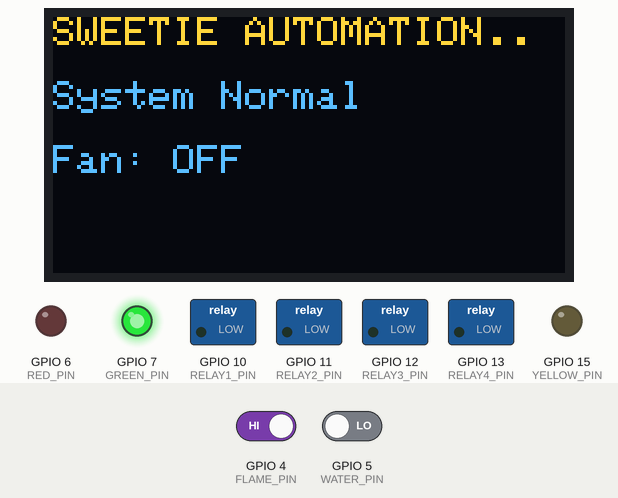
Recording of a sketch running on a simulated ESP32-S3. Shown: 128×64 one-colour display, switched loads named in the sketch (green lamp = pin HIGH), output pins drawn as LEDs (lit = HIGH). The inputs (shaded band) are chosen by the test bench; at power-on: GPIO 4 (FLAME_PIN) HIGH, GPIO 5 (WATER_PIN) LOW. The OLED is the two-colour kind (top 16 rows yellow); what the sketch prints to the serial monitor is not drawn.

Above: at 3.2 s.
3.3 s: GPIO 4 (FLAME_PIN) driven LOW
At 4.8 s:
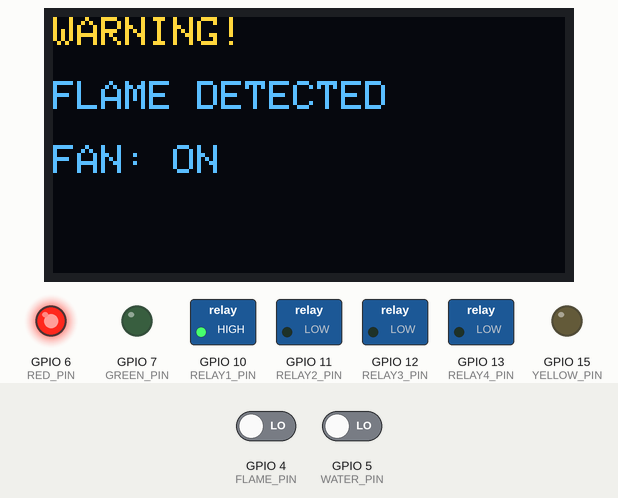
5.1 s: GPIO 4 (FLAME_PIN) driven HIGH
At 6.4 s:
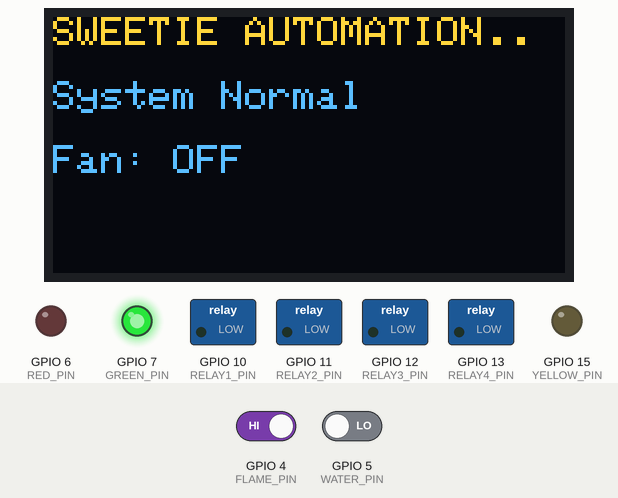
6.7 s: GPIO 5 (WATER_PIN) driven HIGH
At 7.1 s:
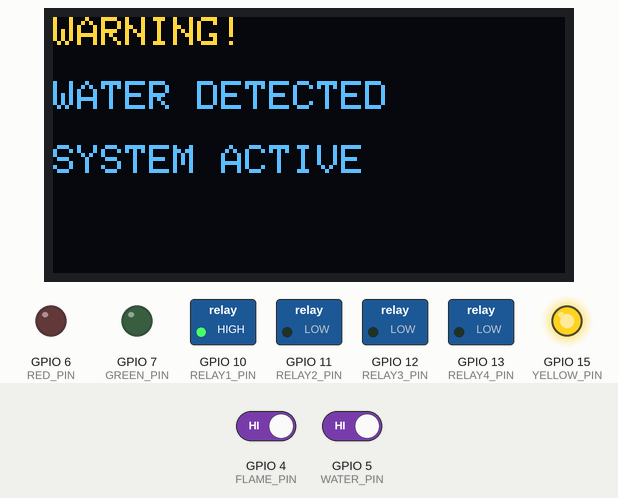
8.3 s: GPIO 5 (WATER_PIN) driven LOW
At 8.7 s:
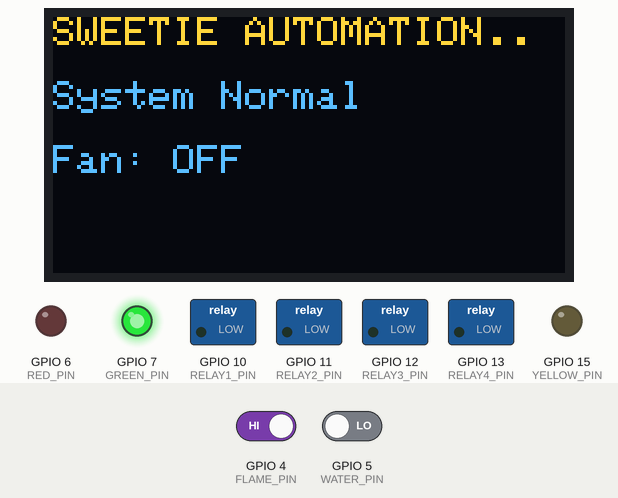
Timing chart, 0 to 10.8 s (numbered marks = the images above; inputs shaded):
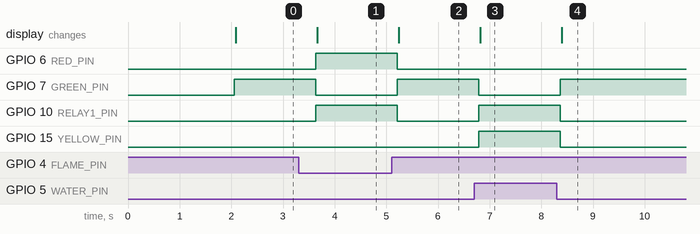

The sketch:

home_automation.ino
```cpp
#include <Wire.h>
#include <Adafruit_GFX.h>
#include <Adafruit_SSD1306.h>

// ---------- PIN DEFINITIONS ----------

#define FLAME_PIN 4
#define WATER_PIN 5

#define RED_PIN 6
#define GREEN_PIN 7
#define YELLOW_PIN 15

#define RELAY1_PIN 10
#define RELAY2_PIN 11
#define RELAY3_PIN 12
#define RELAY4_PIN 13

#define OLED_SDA 8
#define OLED_SCL 9

// ---------- OLED ----------

#define SCREEN_WIDTH 128
#define SCREEN_HEIGHT 64

Adafruit_SSD1306 display(
  SCREEN_WIDTH,
  SCREEN_HEIGHT,
  &Wire,
  -1
);

// ---------- SETUP ----------

void setup() {

  Serial.begin(115200);

  // Sensors
  pinMode(FLAME_PIN, INPUT);
  pinMode(WATER_PIN, INPUT);

  // Traffic light
  pinMode(RED_PIN, OUTPUT);
  pinMode(GREEN_PIN, OUTPUT);
  pinMode(YELLOW_PIN, OUTPUT);

  // Relays
  pinMode(RELAY1_PIN, OUTPUT);
  pinMode(RELAY2_PIN, OUTPUT);
  pinMode(RELAY3_PIN, OUTPUT);
  pinMode(RELAY4_PIN, OUTPUT);

  // Turn everything OFF initially
  digitalWrite(RED_PIN, LOW);
  digitalWrite(GREEN_PIN, LOW);
  digitalWrite(YELLOW_PIN, LOW);

  digitalWrite(RELAY1_PIN, LOW);
  digitalWrite(RELAY2_PIN, LOW);
  digitalWrite(RELAY3_PIN, LOW);
  digitalWrite(RELAY4_PIN, LOW);

  // OLED
  Wire.begin(OLED_SDA, OLED_SCL);

  if (!display.begin(SSD1306_SWITCHCAPVCC, 0x3C)) {
    Serial.println("OLED not found!");
  }
  else {
    display.clearDisplay();
    display.setTextSize(1);
    display.setTextColor(SSD1306_WHITE);
    display.setCursor(0, 0);
    display.println("HOME AUTOMATION");
    display.println();
    display.println("System Starting...");
    display.display();
  }

  delay(2000);
}

// ---------- LOOP ----------

void loop() {

  int flame = digitalRead(FLAME_PIN);
  int water = digitalRead(WATER_PIN);

  Serial.print("Flame: ");
  Serial.print(flame);

  Serial.print(" | Water: ");
  Serial.println(water);

  // --------------------------------
  // FLAME DETECTED
  // --------------------------------

  if (flame == LOW) {

    Serial.println("🔥 FLAME DETECTED!");

    // Red ON
    digitalWrite(RED_PIN, HIGH);
    digitalWrite(GREEN_PIN, LOW);
    digitalWrite(YELLOW_PIN, LOW);

    // Activate relay K1
    // Motor/fan turns ON through K1
    digitalWrite(RELAY1_PIN, HIGH);

    // OLED
    display.clearDisplay();
    display.setCursor(0, 0);

    display.println("WARNING!");
    display.println();
    display.println("FLAME DETECTED");
    display.println();
    display.println("FAN: ON");

    display.display();
  }

  // --------------------------------
  // WATER DETECTED
  // --------------------------------

  else if (water == HIGH) {

    Serial.println("💧 WATER DETECTED!");

    // Yellow ON
    digitalWrite(RED_PIN, LOW);
    digitalWrite(GREEN_PIN, LOW);
    digitalWrite(YELLOW_PIN, HIGH);

    // Turn relay ON
    digitalWrite(RELAY1_PIN, HIGH);

    // OLED
    display.clearDisplay();
    display.setCursor(0, 0);

    display.println("WARNING!");
    display.println();
    display.println("WATER DETECTED");
    display.println();
    display.println("SYSTEM ACTIVE");

    display.display();
  }

  // --------------------------------
  // NORMAL CONDITION
  // --------------------------------

  else {

    Serial.println("System Normal");

    // Green ON
    digitalWrite(RED_PIN, LOW);
    digitalWrite(GREEN_PIN, HIGH);
    digitalWrite(YELLOW_PIN, LOW);

    // Motor/fan OFF
    digitalWrite(RELAY1_PIN, LOW);

    // OLED
    display.clearDisplay();
    display.setCursor(0, 0);

    display.println("SWEETIE AUTOMATION..");
    display.println();
    display.println("System Normal");
    display.println();
    display.println("Fan: OFF");

    display.display();
  }

  delay(500);
}
```

Measured:
- after the input at 3.3 s, GPIO 6 (RED_PIN), GPIO 10 (RELAY1_PIN): LOW → HIGH after 0.33 s; GPIO 7 (GREEN_PIN): HIGH → LOW after 0.33 s; the display: changes after 0.36 s (image 1)
- after the input at 5.1 s, GPIO 6 (RED_PIN), GPIO 10 (RELAY1_PIN): HIGH → LOW after 0.11 s; GPIO 7 (GREEN_PIN): LOW → HIGH after 0.11 s; the display: changes after 0.14 s (image 2)
- after the input at 6.7 s, GPIO 7 (GREEN_PIN): HIGH → LOW after 0.09 s; GPIO 10 (RELAY1_PIN), GPIO 15 (YELLOW_PIN): LOW → HIGH after 0.09 s; the display: changes after 0.11 s (image 3)
- after the input at 8.3 s, GPIO 7 (GREEN_PIN): LOW → HIGH after 0.07 s; GPIO 10 (RELAY1_PIN), GPIO 15 (YELLOW_PIN): HIGH → LOW after 0.07 s; the display: changes after 0.09 s (image 4)
